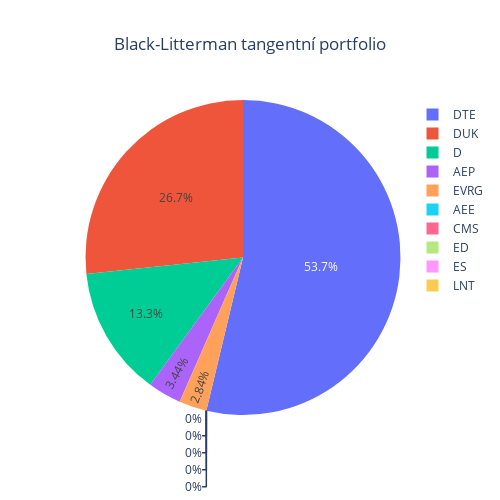

Here is the notebook cell this chart was saved with:
### Code cell
weightsBLTangent = blackLittermanAbsoluteViewsMaxSharpe(prices = prices, views = views)
weightsPlot(weightsBLTangent, title = "Black-Litterman tangentní portfolio")

### Figure 1 — Plotly figure (JSON) as saved in the notebook; plotly's stock layout.template omitted (floating-point values rounded to 4 significant figures)
{"data": [{"labels": ["AEE", "AEP", "CMS", "D", "DTE", "DUK", "ED", "ES", "EVRG", "LNT"], "type": "pie", "values": [0, 0.0344, 0, 0.1331, 0.5374, 0.2667, 0, 0, 0.02844, 0]}], "layout": {"height": 500, "title": {"text": "Black-Litterman tangentní portfolio", "x": 0.5}, "width": 500}}
